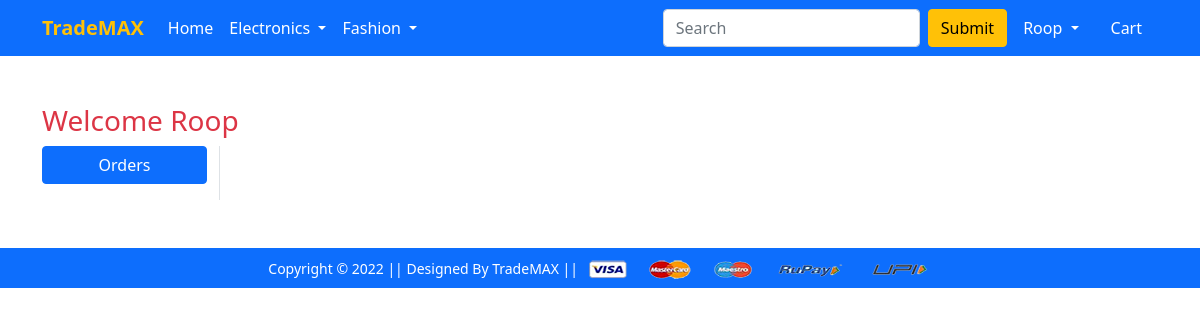
/orders/ (signed in), run on an earlier commit of the app's database.
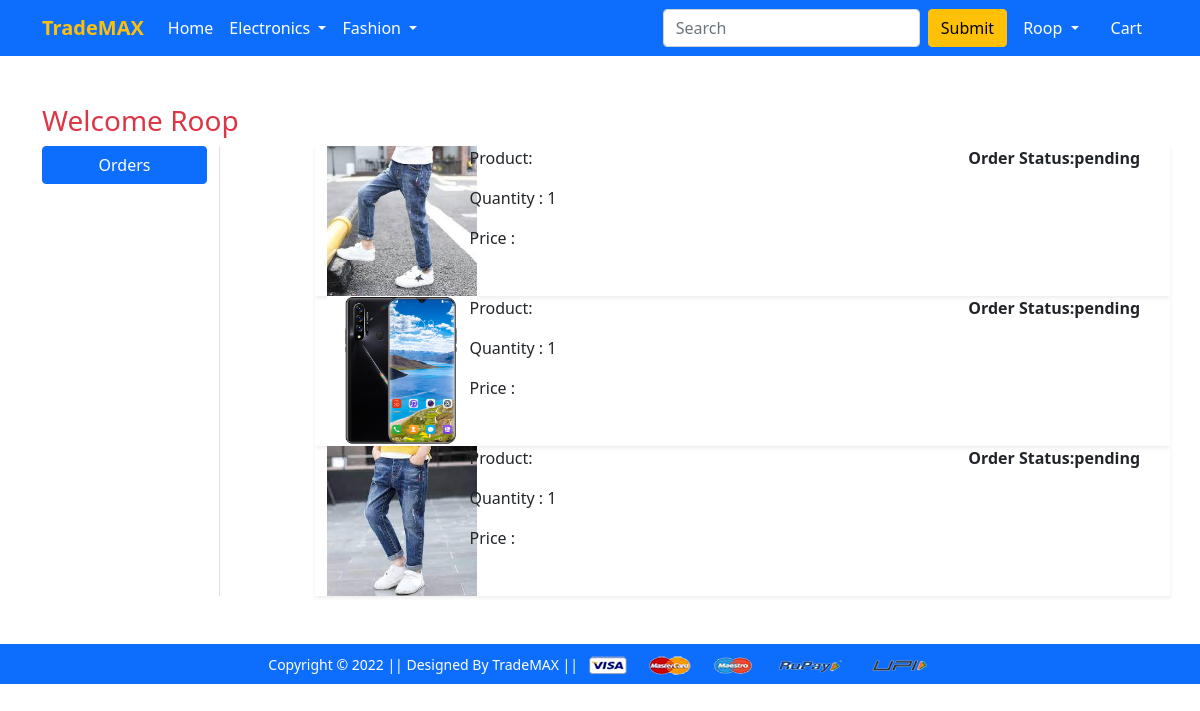
And on a later commit of the database.
### app/models.py (models this page shows, shortened)
class OrderPlaced(models.Model):
    user=models.ForeignKey(User , on_delete=models.CASCADE)
    customer=models.ForeignKey(Customer , on_delete=models.CASCADE)
    product=models.ForeignKey(Product , on_delete=models.CASCADE)
    quantity=models.PositiveIntegerField(default=1)
    ordered_date=models.DateTimeField(auto_now_add=True)
    status=models.CharField(max_length=90 , choices=STATUS_CHOICES , default='pending')

class Product(models.Model):
    title=models.CharField(max_length=90)
    selling_price=models.FloatField()
    descounted_price=models.FloatField()
    descripiton=models.TextField()
    brand=models.CharField(max_length=90)
    category=models.CharField(choices=CATEGORY_CHOICES , max_length=2)
    product_image=models.ImageField(upload_to='producting')

### app/views.py (the view)
# urls.py: path('orders/', views.orders, name='orders'),
def orders(request):
 op=OrderPlaced.objects.filter(user=request.user)
 return render(request, 'app/orders.html',{'op':op})

### app/templates/app/orders.html (shortened to what this page needs)
{% extends 'app/base.html' %}
{% load static %}
{% block main-content %}
<div class="container my-5">
 <div class="row">
    <h3 class="text-danger">Welcome <span>{{request.user.username|capfirst}} </span></h3>
  <div class="col-sm-2 border-end">
   <ul class="list-unstyled">
    <li class="d-grid"><a href="{% url 'orders' %}" class="btn btn-primary">
        Orders</a></li>
   </ul>
  </div>
  <div class="col-sm-9 offset-sm-1">
    {% for op in op %}
    <div class="row shadow-sm mn-3">
        <div class="col-sm-2">
            <img src="/media/{{op.product.product_image}}"
             alt="" srcset="" class="imge-fluid" height="150" width="150">
        </div>
    <div class="col-sm-7">
        <p>Product: {{op.pruduct.title}}</p>
        <p>Quantity :  {{op.quantity}}</p>
        <p>Price :  {{op.total_cost}}</p>
        </div>
        <div class="col-sm-3 fw-bold">
            <p>Order Status:{{op.status}}</p>
            </div>
        </div>
        {% endfor %}
  </div>
 </div>
</div>
{% endblock main-content %}

What changed in the data, as far as the page shows it:
added OrderPlaced: product.product_image (picture), quantity "1", status "pending"
added OrderPlaced: product.product_image (picture), quantity "1", status "pending"
added OrderPlaced: product.product_image (picture), quantity "1", status "pending"
